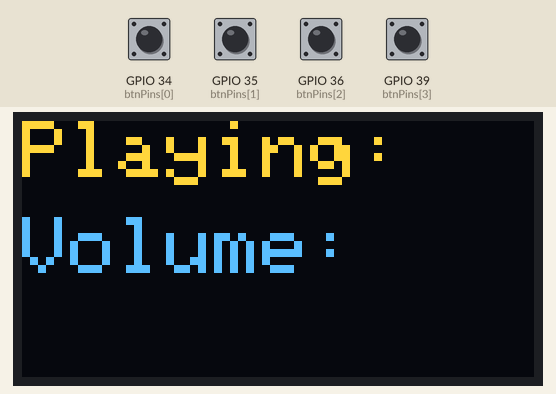
Recording of a sketch running on a simulated ESP32. Shown: 128×64 one-colour display. The test bench sets the inputs (shaded band); at power-on: GPIO 34 (btnPins[0]), GPIO 35 (btnPins[1]), GPIO 36 (btnPins[2]), GPIO 39 (btnPins[3]) LOW. The OLED is the two-colour kind (top 16 rows yellow); the audio player accepts every command and is not drawn; what the sketch prints to the serial monitor is not drawn.

2.8 s: GPIO 35 (btnPins[1]) pulled HIGH for 0.15 s
Above: at 3.2 s.
Timing chart, 0 to 5.8 s (numbered marks = the images above; inputs shaded):
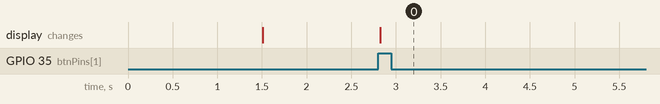

The sketch:

DF_Player_Control.ino
```cpp
// OLED
#include <Wire.h>
#include <Adafruit_GFX.h>
#include <Adafruit_SSD1306.h>
#define SCREEN_WIDTH 128
#define SCREEN_HEIGHT 64
#define OLED_RESET -1
Adafruit_SSD1306 display(SCREEN_WIDTH, SCREEN_HEIGHT, &Wire, OLED_RESET);
bool OLEDStatus = true;

//DF Player
#include "DFRobotDFPlayerMini.h"
#define RXD2 16
#define TXD2 17
HardwareSerial myHardwareSerial(1); //ESP32可宣告需要一個硬體序列，軟體序列會出錯
DFRobotDFPlayerMini myDFPlayer;//啟動DFPlayer撥放器
void printDetail(uint8_t type, int value);//宣告播放控制程式

// Button
int btnPins[] = {34 , 35 , 36 , 39};

// variable & function init
int mp3NO = 1;
int volume = 15;

void OLED_Display();
void playMusic();


void setup()
{
  // DF Player init
  Serial.begin(115200);
  myHardwareSerial.begin(9600, SERIAL_8N1, RXD2, TXD2);
  Serial.println("Initializing DFPlayer ... (May take 1-2 seconds)");
  myDFPlayer.begin(myHardwareSerial);
  delay(1000);
  myDFPlayer.volume(15);

  // OLED init
  Wire.begin(21, 22);
  if (!display.begin(SSD1306_SWITCHCAPVCC, 0x3c))
  {
      Serial.println(F("SSD1306 allocation failed"));
      OLEDStatus = false;
  }
  display.clearDisplay();

  // Button
  for (auto i : btnPins){
    pinMode(i,INPUT);
  }
}

void loop()
{
  bool btnStatus[] = {0};
  for (int i = 0; i <4 ; i++){
    btnStatus[i] = digitalRead(btnPins[i]);
  }

  if (btnStatus[0]){
    mp3NO--;
    playMusic();
  }
  if (btnStatus[1]){
    volume++;
  }
  if (btnStatus[2]){
    mp3NO++;
    playMusic();
  }
  if (btnStatus[3]){
    volume--;
  }

  OLED_Display();
}

void playMusic(){
  if (mp3NO > 0){
    myDFPlayer.playMp3Folder(mp3NO);
  }else{
    myDFPlayer.pause();
  }
}


void OLED_Display()
{
    display.clearDisplay();

    // set pm2.5 value
    display.setCursor(0, 0);
    display.setTextSize(2);
    display.setTextColor(WHITE);
    display.printf("Playing:", mp3NO);

    // set temperature value
    display.setCursor(0, 24);
    display.setTextSize(2);
    display.setTextColor(WHITE);
    display.printf("Volume:", volume);

    display.display();
}
```

Measured:
- after the input at 2.8 s, the display: changes at once (image 0)
